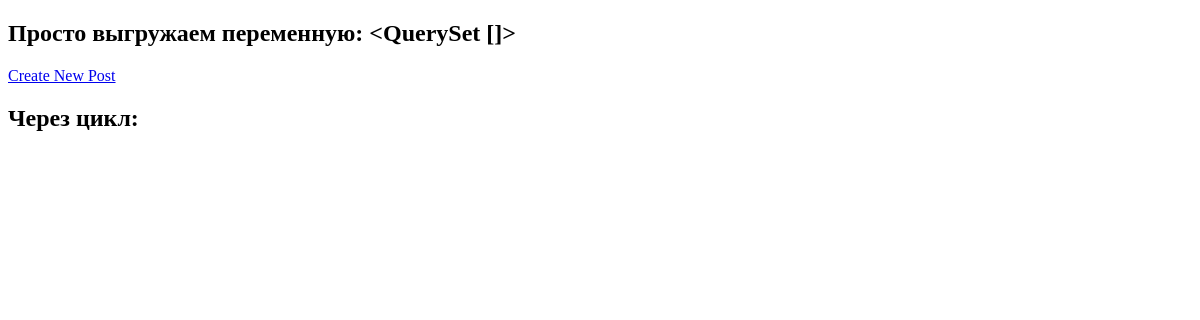
The app's page /blog/stories, older data.
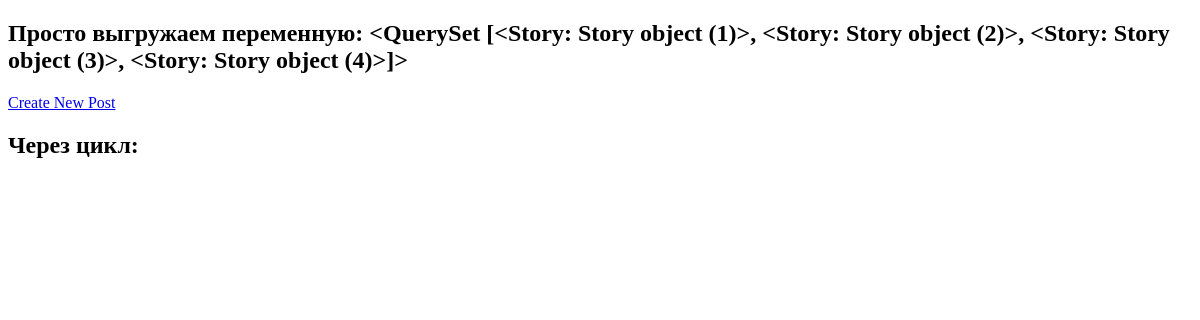
The same page, newer data.
### blogapp/models.py (models this page shows)
class Story(models.Model):
    author = models.ForeignKey(User, on_delete=models.CASCADE)
    body = models.TextField()
    in_active = models.BooleanField(default=True)
    created_at = models.DateTimeField(auto_now_add=True)
    expired_at = models.DateTimeField()

### blogapp/views.py (the view)
# urls.py: path('stories', StoryListView.as_view(), name= 'story_list_url'),
class StoryListView(ListView):
    model = Story
    context_object_name = "stories"
    template_name = 'story_list_template.html'

### templates/story_list_template.html (shortened to what this page needs)
<!DOCTYPE html>
<html lang="en">
<head>
</head>
<body>
    <h2>Просто выгружаем переменную: {{ stories }}</h2>
    <a href="{% url 'story_create_url' %}">Create New Post</a>
    <h2>Через цикл:</h2>
</body>
</html>

Row changes from the older to the newer data that the page shows:
added Story: id "<QuerySet [<Story: Story object (1)>, <Story: Story object (2)>, <Story: Story object (3)>, <Story: Story object (4)>]>"
Text that changed along with them:
{{ stories }}: "<QuerySet []>" → (not shown)
